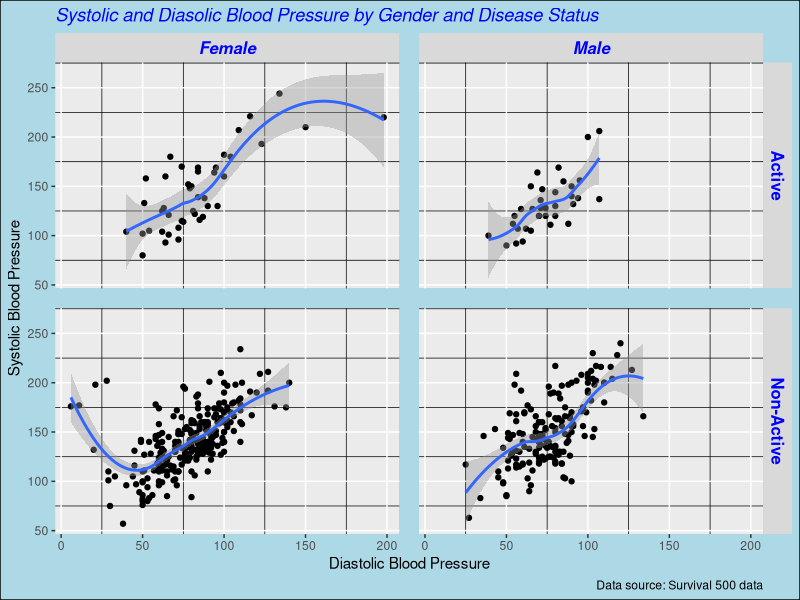

Reproduce this figure in R. (Note: this script raises an error after producing the figure.)
# FINALISING JOURNAL B
library(tidyverse)

surv<-read.csv("data/whas500.csv")%>%
  mutate(LENFOLY = round(LENFOL/365.25, 2), ## change follow-up days to years for better visualization
         AFB_C = ifelse(AFB==1, "Active", "Non-Active"),
         GENDER_C = ifelse(GENDER==1, "Male", "Female"),
         CVD_C = ifelse(CVD==1, "Yes", "No")) 


pubgraph1 <-
  ggplot(data = surv, mapping = aes(x =DIASBP , y =SYSBP )) + 
  geom_point() + 
  facet_grid(rows = vars(AFB_C), cols = vars(GENDER_C)) +
  labs(title="Systolic and Diasolic Blood Pressure by Gender and Disease Status",
       y="Systolic Blood Pressure",
       x="Diastolic Blood Pressure",
       caption="Data source: Survival 500 data")+
  geom_smooth(mapping=aes(group=NA,  x=DIASBP,y=SYSBP))+
  theme(panel.spacing = unit(0.5,"cm",data=NULL),
        strip.text.x=element_text(size=12, color="blue",face="bold.italic"),
        strip.text.y=element_text(size=12, color="blue",face="bold"),
        plot.title=element_text(face="italic", color="Blue"),
        panel.grid.minor=element_line(linetype="solid",color="black"),
        plot.background=element_rect(fill="lightblue",color="black")
  )


ggplot2::ggsave(filename="images/pubgraph1-dot4.jpg",
                plot=pubgraph1,
                device="jpg",
                dpi = 72,
                width=450,
                height=400,
                units = "px")